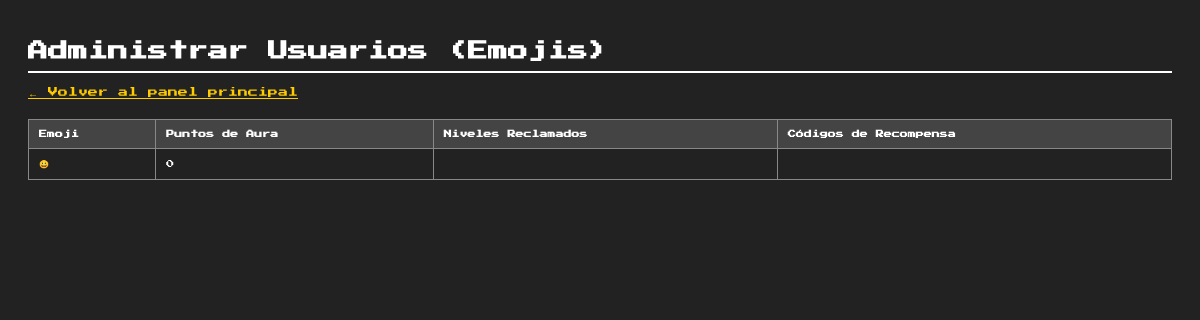
/admin/emojis (signed in), run on an earlier commit of the app's database.
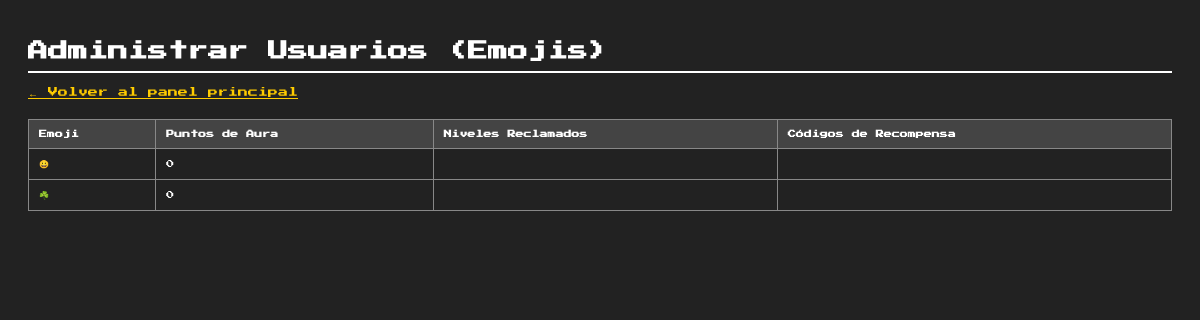
And on a later commit of the database.
### app.py (models this page shows, shortened)
class User(db.Model):
    emoji = db.Column(db.String(10), primary_key=True)
    password_hash = db.Column(db.String(256))
    aura_points = db.Column(db.Integer, default=0)
    claimed_levels = db.Column(JSON, default=list)
    reward_codes = db.Column(JSON, default=dict)

### app.py (the view)
@app.route('/admin/emojis')
def admin_emojis():
    if not session.get("logged_in"):
        return redirect(url_for("login"))
    users = User.query.all()
    return render_template('admin_emojis.html', users=users)

### templates/admin_emojis.html (shortened to what this page needs)
<!DOCTYPE html>
<html lang="es">
<head>
</head>
<body>
    <h1>Administrar Usuarios (Emojis)</h1>
    <p><a href="{{ url_for('admin') }}">&larr; Volver al panel principal</a></p>
    <table>
        <thead>
            <tr>
                <th>Emoji</th>
                <th>Puntos de Aura</th>
                <th>Niveles Reclamados</th>
                <th>Códigos de Recompensa</th>
            </tr>
        </thead>
        <tbody>
            {% for user in users %}
            <tr>
                <td>{{ user.emoji }}</td>
                <td>{{ user.aura_points }}</td>
                <td>{{ (user.claimed_levels or []) | join(', ') }}</td>
                <td>
                </td>
            </tr>
            {% endfor %}
        </tbody>
    </table>
</body>
</html>

### templates/admin_emojis.html (style rules this page uses)
body { font-family: 'Press Start 2P', cursive; background-color: #222; color: #fff; padding: 20px; font-size: 10px; }
h1 { border-bottom: 2px solid #fff; padding-bottom: 10px; }
table { width: 100%; border-collapse: collapse; margin-top: 20px; font-size: 0.8em; }
th, td { border: 1px solid #888; padding: 10px; text-align: left; }
th { background-color: #444; }
a { color: #ffcc00; }

What changed in the data, as far as the page shows it:
added User: emoji "☘️", aura_points "0"
